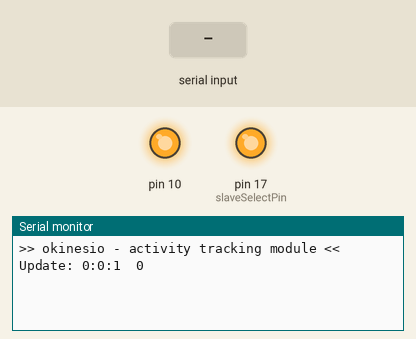
Bench run of a sketch on a simulated Arduino Uno, built with avr-gcc and run on an emulated ATmega328P. On the bench: output pins drawn as LEDs (lit = HIGH), the last lines printed to the serial monitor. Inputs (shaded band) come from the test bench. Pins used as bus, display or sensor lines are not drawn.

Above: at 2.8 s.
2.9 s: "C90\n" received over Serial
At 3.6 s:
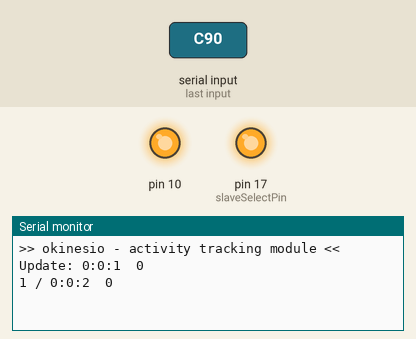
4.4 s: "S90\n" received over Serial
At 4.8 s:
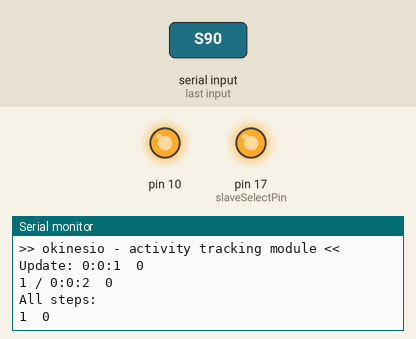

Measured:
- after the input at 2.9 s, the serial monitor: prints a new line at once (image 1)
- after the input at 4.4 s, the serial monitor: prints a new line at once (image 2)

The sketch:

okinesio-board_getSteps_timecoded.ino
```cpp
// (licence header left out)
#include <Arduino.h>
#include <SPI.h>
#include <Time.h>

int16_t slaveSelectPin = 17; // pin 17 is used

struct accelData {
  int16_t x;
  int16_t y;
  int16_t z;
};

int minutes = 0;
int stepsperminute[300];
long stepstimecode[300];

int lastmin = -1;

uint8_t c = 0; // counted steps

void setup() {

  // Set the SS pin
  pinMode(slaveSelectPin, OUTPUT);
  digitalWrite(slaveSelectPin, HIGH);

  // Init SPI
  SPI.begin();

  // Init Serial
  Serial.begin(115200);
  delay(100);

  // Init BMI160 (accelerometer)
  initBMI160();

  delay(1500);

  // say hello
  Serial.println(">> okinesio - activity tracking module <<\n");

  digitalWrite(13, HIGH);
}

void loop()
{
  //struct stepsperminute steps;
  //steps.
  // Sync clock
  /*
    if (Serial.available()) {
    //processMessages();
    }
  */
  while (Serial.available()) {
    processMessages();
  }

  // Get current steps

  /*
    Serial.print(now());
    Serial.print("\tSTEPS:\t");
    Serial.println(getStepCount());
  */
  //Serial.print(".");


  if (lastmin != minute())
  {
    // Save steps in array and set timecode
    stepsperminute[minutes] = getStepCount();
    stepstimecode[minutes] = now();
    minutes ++;

    // Reset step counter every minute and store values
    uint8_t cData[1] = {0xB2};
    spiBurstWrite(0x7E, cData, 1);
    microPause();

    lastmin = minute();

    digitalWrite(13, HIGH);
    delay(20);
    digitalWrite(13, LOW);

    Serial.println("");
    Serial.print("Update: ");
    Serial.print(hour());
    Serial.print(":");
    Serial.print(minute());
    Serial.print(":");
    Serial.print(second());
    Serial.print("\t");
    Serial.print(getStepCount());
    Serial.println("");
  }


  // Get current step count (updates only if a step is counted)
  /*
    if (c != getStepCount()) {
     Serial.print("STEPS:\t");
     Serial.println(getStepCount());
     c = getStepCount();
    }
  */

  // Delay for better readability of serial monitor
  //delay(100);
}

void processMessages() {
  unsigned long pctime;
  const unsigned long DEFAULT_TIME = 1357041600; // Jan 1 2013

  byte incomingByte = Serial.read();

  if (incomingByte == 'T') { //(Serial.find("T")) {
    pctime = Serial.parseInt();
    if ( pctime >= DEFAULT_TIME) { // check the integer is a valid time (greater than Jan 1 2013)
      setTime(pctime); // Sync Arduino clock to the time received on the serial port
    }
    int lastmin = -1;
  }
  else if (incomingByte == 'C') { //(Serial.find("C")) {
    Serial.println("");
    Serial.print(minutes);
    Serial.print(" / ");
    Serial.print(hour());
    Serial.print(":");
    Serial.print(minute());
    Serial.print(":");
    Serial.print(second());
    Serial.print("\t");
    Serial.print(getStepCount());
    Serial.println("");
  }
  else if (incomingByte == 'S') { //(Serial.find("S")) {
    Serial.println("All steps:");
    for (int i = 0; i < 299; i++)
    {
      if (stepstimecode[i] <= 0)
      {
        break;
      }
      Serial.print(stepstimecode[i]);
      Serial.print("\t");
      Serial.println(stepsperminute[i]);
    }
  }

}
void serialEvent() {
  while (Serial.available()) {
    processMessages();
  }
}
```

bmi160.ino
```cpp
// (licence header left out)
void imuGetAccelData(struct accelData *localAccelData)
{
  uint8_t data[6];
  spiBurstRead(0x12, data, 6); // Read 6 databytes from the accelerometer register
  localAccelData->x = (int16_t)(data[1] << 8) + (int16_t)data[0];
  localAccelData->y = (int16_t)(data[3] << 8) + (int16_t)data[2];
  localAccelData->z = (int16_t)(data[5] << 8) + (int16_t)data[4];
}

uint8_t imuGetChipId(void)
{
  uint8_t data = 0;
  spiBurstRead(0x00, &data, 1);
  return data;
}

void imuInit(void)
{
  uint8_t data = 0;

  // Soft Reset
  data = 0xB6;
  imuSetCommandRegister(data);
  microPause();

  // Prevent the gyroscope wake-up
  data = 0;
  spiBurstWrite(0x6C, &data, 1);
  microPause();

  // Set acc_pmu_mode to Normal Mode (0b00010001) in CMD register for full chip operation
  data = 0x11;
  imuSetCommandRegister(data);
  microPause();
}


void imuSetCommandRegister(uint8_t data)
{
  spiBurstWrite(0x7E, &data, 1); //Write to the command register
}


void spiBurstWrite(uint8_t regAddress, uint8_t *regValue, uint8_t count)
{
  //Generic write function
  SPI.beginTransaction(SPISettings(500000, MSBFIRST, SPI_MODE0));
  digitalWrite(slaveSelectPin, LOW);
  SPI.transfer(regAddress & ~0x80);  // 7 bit addressing and MSB low to signify write
  for (uint8_t i = 0; i < count; i++)
  {
    SPI.transfer(regValue[i]);
  }
  digitalWrite(slaveSelectPin, HIGH);
  SPI.endTransaction();
  microPause();
}

void spiBurstRead(uint8_t regAddress, uint8_t *regValue, uint8_t count)
{
  //Generic read function
  SPI.beginTransaction(SPISettings(500000, MSBFIRST, SPI_MODE0));
  digitalWrite(slaveSelectPin, LOW);
  SPI.transfer(regAddress | 0x80);  // 7 bit addressing and MSB high to signify read
  for (uint8_t i = 0; i < count; i++)
  {
    regValue[i] = SPI.transfer(0x00);
  }
  digitalWrite(slaveSelectPin, HIGH);
  SPI.endTransaction();
  microPause();
}

void microPause(void)
{
  delayMicroseconds(500);
}
```

functions.ino
```cpp
// (licence header left out)
void initBMI160(void)
{
  // init IMU
  imuInit();

  /* Enable specific interupts/functions */

  uint8_t data = 0;

  // enable step counter in normal mode
  uint8_t cData[2] = {0x15, 0x0B};
  spiBurstWrite(0x7A, cData, 2);
  microPause();
}


// get current steps
int16_t getStepCount(void)
{
  uint8_t data[2];
  spiBurstRead(0x78, data, 2); // 0x78 = step count, 0x79 = multiplier

  int16_t steps = (int16_t)data[0] + ((int16_t)data[1] * 255);
  return steps;
}
```
